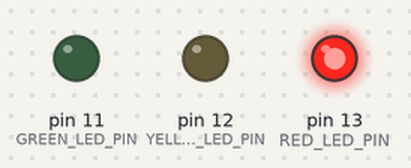
Recording of a sketch running on a simulated Arduino Uno, built with avr-gcc and run on an emulated ATmega328P. Parts: output pins drawn as LEDs (lit = HIGH).

Above: at 2.5 s.
At 6.5 s:
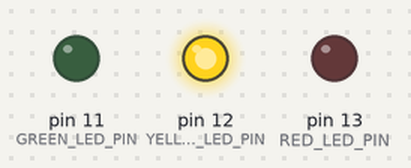
At 10.5 s:
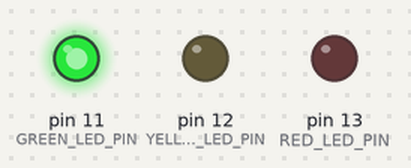
Timing chart, 0 to 16.9 s (numbered marks = the images above):
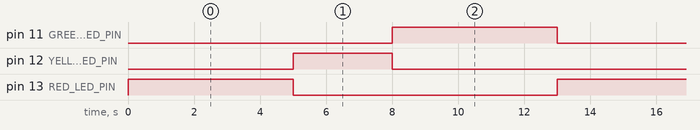

The sketch:

LEDTRAFFICLIGHTS.ino
```cpp
// C++ code
//
int RED_LED_PIN = 13;
int YELLOW_LED_PIN = 12;
int GREEN_LED_PIN = 11;

void setup()
{
	pinMode(RED_LED_PIN,OUTPUT);
  	pinMode(YELLOW_LED_PIN,OUTPUT);
	pinMode(GREEN_LED_PIN,OUTPUT);
}

void loop()
{
	digitalWrite(RED_LED_PIN,HIGH);
  	digitalWrite(YELLOW_LED_PIN,LOW);
	digitalWrite(GREEN_LED_PIN,LOW);

  	delay(5000);

  	digitalWrite(RED_LED_PIN,LOW);
  	digitalWrite(YELLOW_LED_PIN,HIGH);
  	digitalWrite(GREEN_LED_PIN,LOW);

  	delay(3000);

  	digitalWrite(RED_LED_PIN,LOW);
  	digitalWrite(YELLOW_LED_PIN,LOW);
	digitalWrite(GREEN_LED_PIN,HIGH);

	delay(5000);
}
```

Measured:
- by itself, pin 11 (GREEN_LED_PIN), pin 13 (RED_LED_PIN): alternates HIGH for 5.0 s and LOW for 8.0 s
- by itself, pin 12 (YELLOW_LED_PIN): alternates HIGH for 3.0 s and LOW for 10.0 s
- by itself, everything shown: repeats every 13.0 s, in 3 steps
